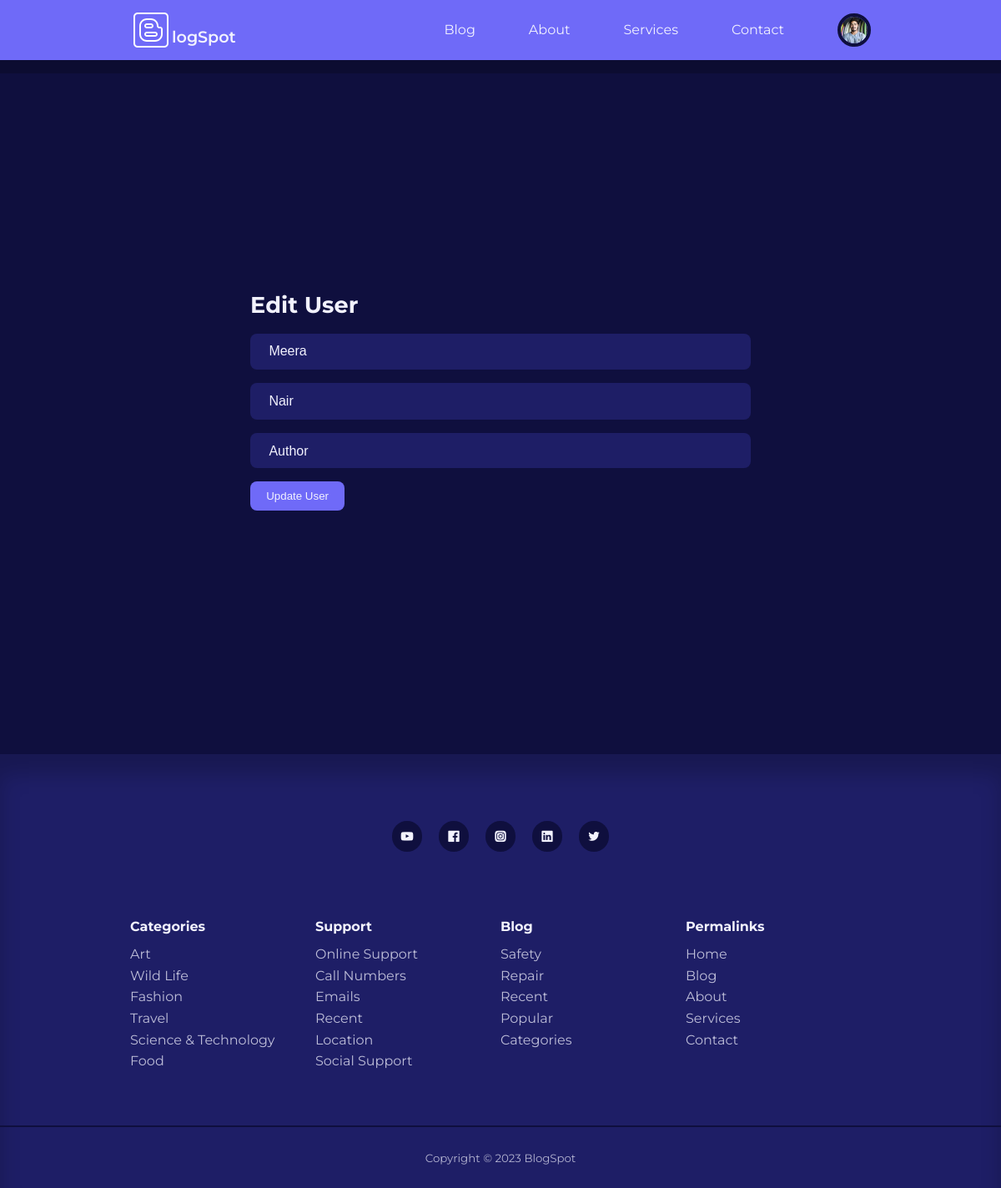
The page /admin/edit-user.php?id=2 (signed in) on the database its author committed.
### tables this page shows
CREATE TABLE `users` (
  `id` int(11) UNSIGNED NOT NULL,
  `firstname` varchar(50) NOT NULL,
  `lastname` varchar(50) NOT NULL,
  `username` varchar(50) NOT NULL,
  `email` varchar(100) NOT NULL,
  `password` varchar(255) NOT NULL,
  `avatar` varchar(255) NOT NULL,
  `admin` tinyint(1) NOT NULL
);

### admin/partial/header.php (called while the page is built, shortened)
<?php
require '../partials/header.php';
?>

### admin/edit-user.php (the view, shortened to what this page needs)
<?php
include 'partial/header.php';
if(isset($_GET['id'])) {
    $id = filter_var($_GET['id'], FILTER_SANITIZE_NUMBER_INT);
    $query = "SELECT * FROM users WHERE id=$id";
    $result = mysqli_query($connection, $query);
    $user = mysqli_fetch_assoc($result);
} else {
    header('Location:'. ROOT_URL .'admin/manage-users.php');
    die();
}
?>
<section class="form__section">
    <div class="container form__section-container">
        <h2>Edit User</h2>
        <form action="<?= ROOT_URL ?>admin/edit-user-logic.php" method="post">
            <input type="text" value="<?= $user['firstname'] ?>" name="firstname" placeholder="First Name">
            <input type="text" value="<?= $user['lastname'] ?>" name="lastname" placeholder="Last Name">
            <select name="userrole">
                <option value="0">Author</option>
            </select>
            <button type="submit" name="submit" class="btn">Update User</button>
        </form>
    </div>
</section>
<?php
include '../partials/footer.php'
?>

### partials/header.php (shortened to what this page needs)
<?php
require 'config/database.php';
if(isset($_SESSION['user-id'])) {
    $id = filter_var($_SESSION['user-id'], FILTER_SANITIZE_NUMBER_INT);
    $query = "SELECT avatar FROM users WHERE id=$id";
    $result = mysqli_query($connection, $query);
    $avatar = mysqli_fetch_assoc($result);
}
?>
<!DOCTYPE html>
<html lang="en">
<head>
  <link rel="stylesheet" href="<?= ROOT_URL ?>css/styles.css">
  <link rel="stylesheet" href="https://unicons.iconscout.com/release/v4.0.8/css/line.css">
</head>
<body>
    <nav>
        <div class="container nav__container">
            <a href="<?= ROOT_URL ?>" class="nav__logo">logSpot</a>
            <ul class="nav__items">
                <li><a href="<?= ROOT_URL ?>blog.php">Blog</a></li>
                <li><a href="<?= ROOT_URL ?>about.php">About</a></li>
                <li><a href="<?= ROOT_URL ?>services.php">Services</a></li>
                <li><a href="<?= ROOT_URL ?>contact.php">Contact</a></li>
                <?php if(isset($_SESSION['user-id'])) :?>
                <li class="nav__profile">
                    <div class="avatar">
                    <img src="<?= ROOT_URL ?>images/<?= $avatar['avatar'] ?>">
                    </div>
                </li>
                <?php else :?>
                <li><a href="<?= ROOT_URL ?>signin.php">Signin</a></li>
                <?php endif ?>
            </ul>
        </div>
    </nav>

### css/styles.css (style rules this page uses)
:root { --color-primary: #6f6af8; --color-primary-light: hsl(242, 91%, 69%, 18%); --color-primary-variant: #5854c7; --color-red: #da0f3f; --color-red-light: hsl(346, 87%, 46%, 15%); --color-green: #00c476; --color-green-light: hsl(156, 100%, 38%, 15%); --color-gray-900: #1e1e66; --color-gray-700: #2d2b7c; --color-gray-300: rgba(242, 242, 254, 0.3); --color-gray-200: rgba(242, 242, 254, 0.7); --color-white: #f2f2fe; --color-bg: #0f0f3e; --transition: all 300ms ease; --container-width-lg: 74%; --container-width-md: 88%; --form-width: 50%; --card-border-radius-1: 0.3rem; --card-border-radius-2: 0.5rem; --card-border-radius-3: 0.8rem; --card-border-radius-4: 2rem; --card-border-radius-5: 5rem; }
* { margin: 0; padding: 0; outline: 0; border: 0; appearance: none; list-style: none; text-decoration: none; box-sizing: border-box; }
body { font-family: 'Montserrat', sans-serif; line-height: 1.6; color: var(--color-gray-200); overflow-x: hidden; background: var(--color-bg); font-size: 1rem; }
.container { width: var(--container-width-lg); max-width: 1800px; margin-inline: auto; }
section { margin-top: 3rem; width: 100vw; }
h1, h2, h3, h4, h5 { color: var(--color-white); line-height: 1.3; }
h2 { font-size: 1.7rem; margin: 1rem 0; }
a { color: var(--color-white); transition: var(--transition); font-size: 1rem; }
img { display: block; width: 100%; object-fit: cover; }
nav { background: var(--color-primary); width: 100vw; height: 4.5rem; position: fixed; top: 0; z-index: 10; box-shadow: 0 1rem rgba(0 , 0, 0, 0.2); }
.nav__container { height: 100%; display: flex; align-items: center; justify-content: space-between; }
.avatar { width: 2.5rem; height: 2.5rem; border-radius: 50%; overflow: hidden; border: 0.3rem solid var(--color-bg); }
.nav__logo { font-weight: 600; font-size: 1.2rem; height: 50px; }
a.nav__logo svg { margin-bottom: -10px; }
.nav__items { display: flex; align-items: center; gap: 4rem; }
.nav__profile { position: relative; cursor: pointer; }
.btn { display: inline-block; width: fit-content; padding: 0.6rem 1.2rem; background-color: var(--color-primary); border-radius: var(--card-border-radius-2); cursor: pointer; transition: var(--transition); color: var(--color-white); }
.form__section { display: grid; place-items: center; height: 100vh; margin-top: 4.5rem; margin-bottom: 2rem; }
.form__section-container { width: var(--form-width); }
form { display: flex; flex-direction: column; gap: 1rem; }
input, textarea, select { padding: 0.8rem 1.4rem; background: var(--color-gray-900); border-radius: var(--card-border-radius-2); resize: none; color: var(--color-white); font-size: 1rem; }

### rows shown on the page
users: avatar (picture)
users: firstname "Meera", lastname "Nair"
